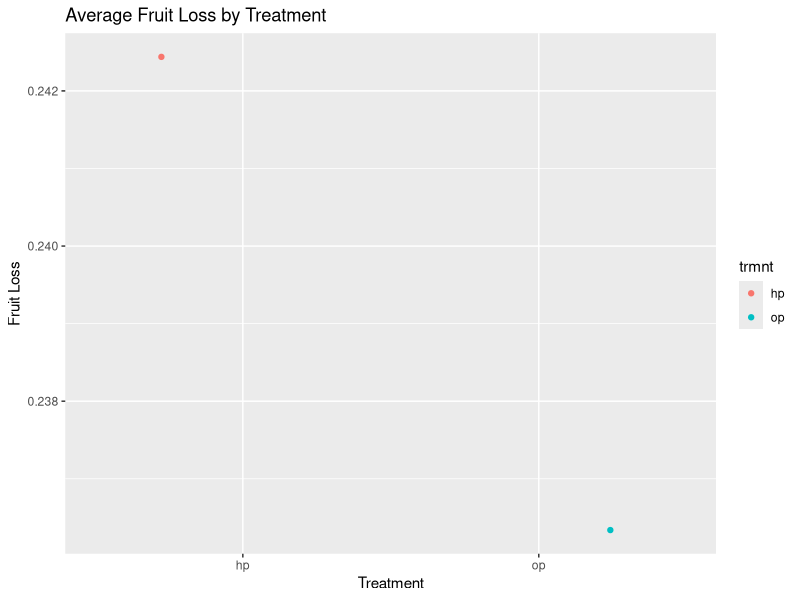
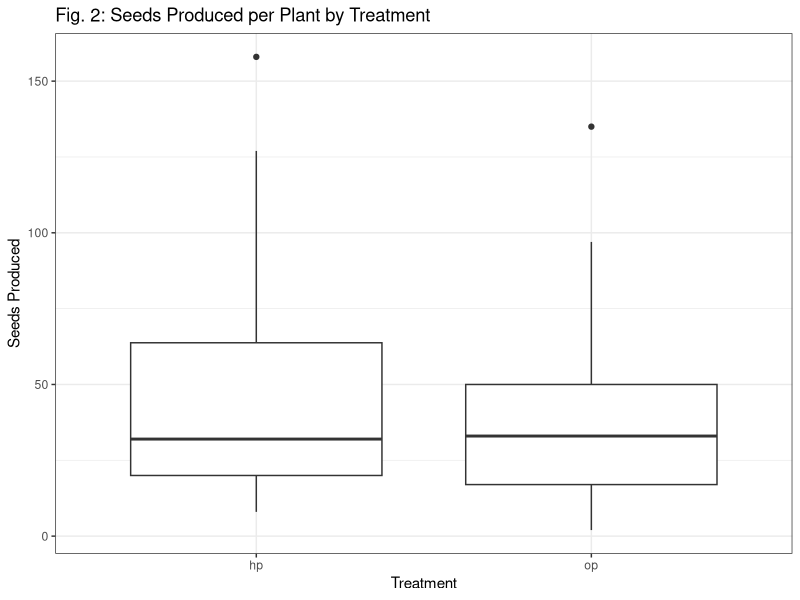
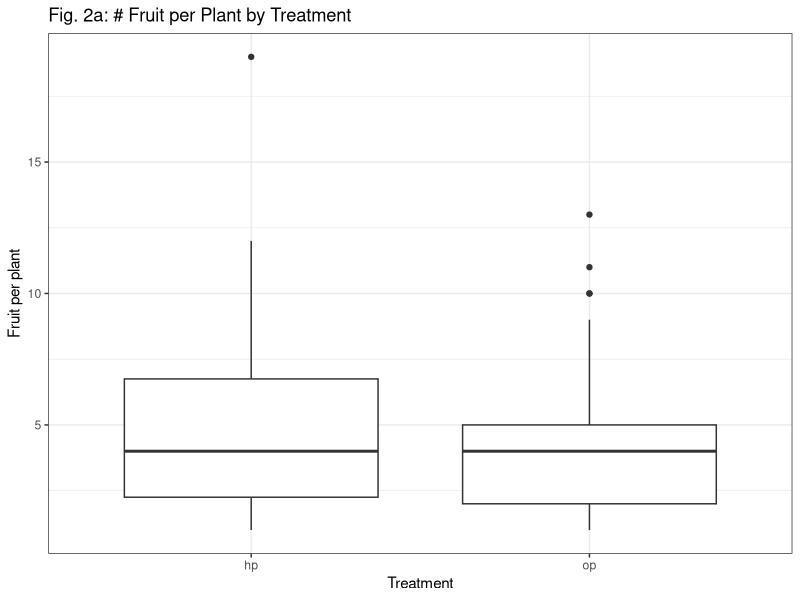
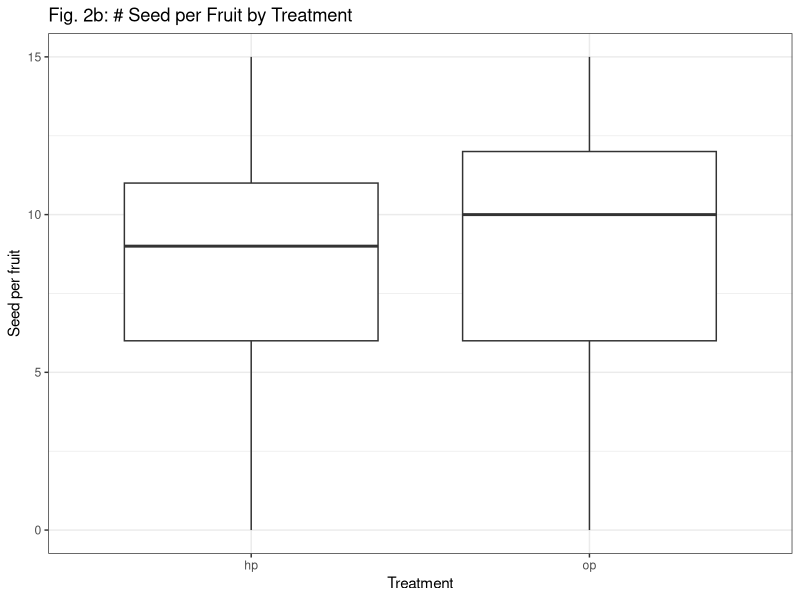
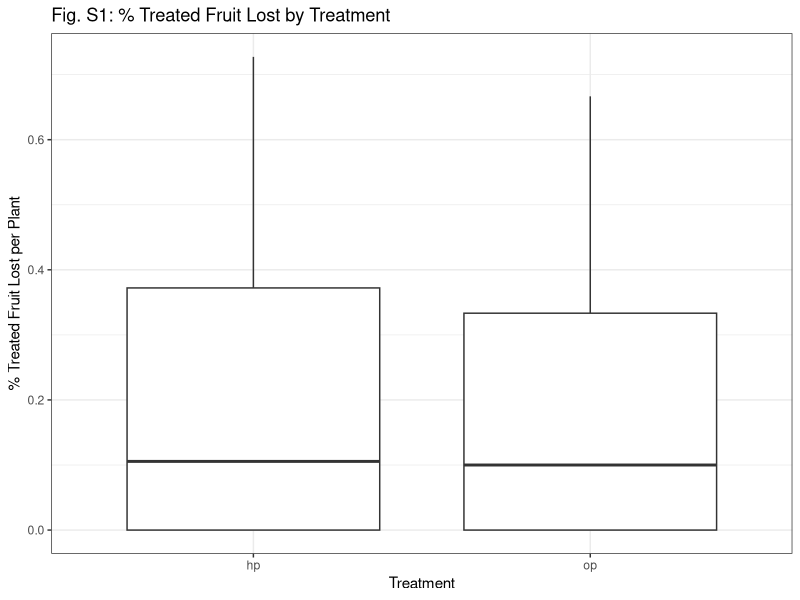
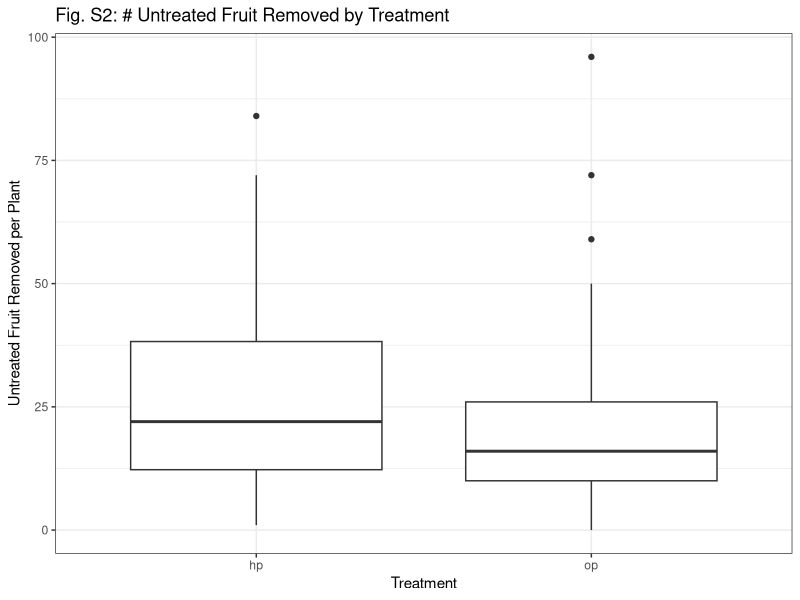
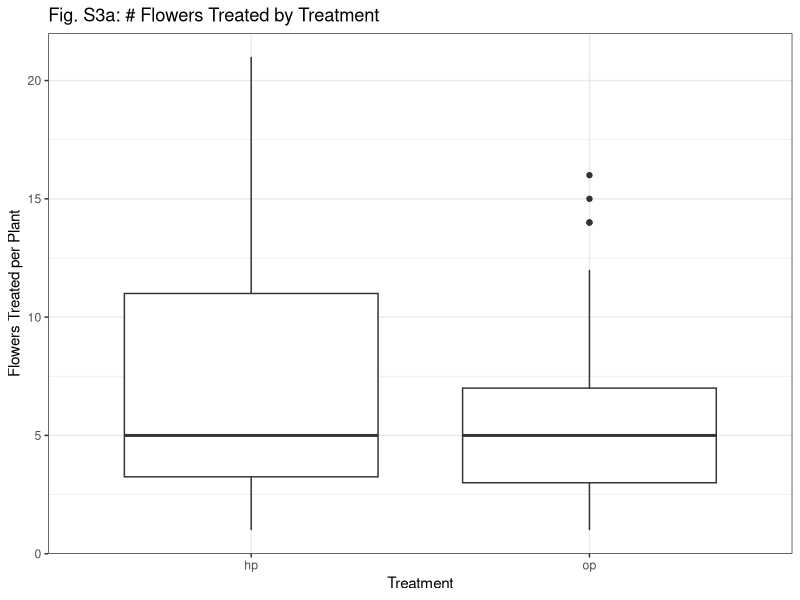
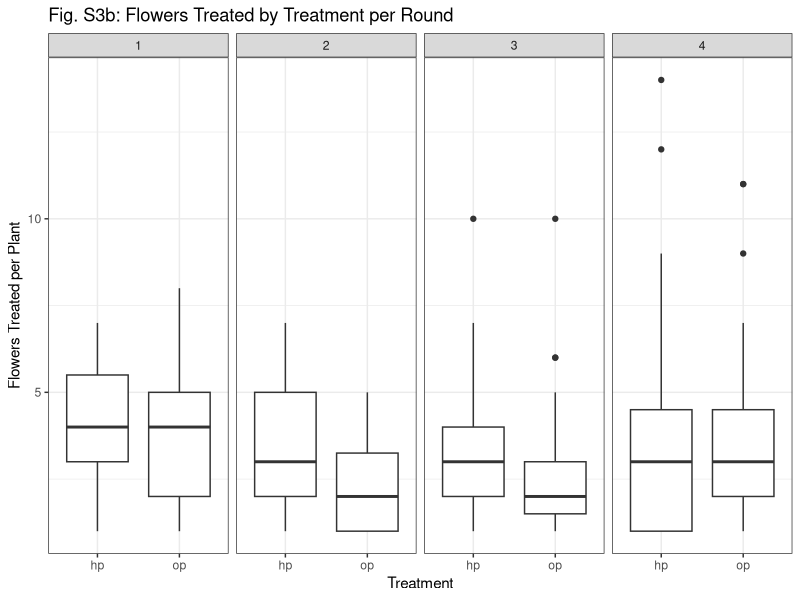

These figures' R source, in order: (Note: this script raises an error after producing the figures.)
### Jan 2019 code
#### data for summary tables and results section
library(tidyverse)
pollination<-read.csv("data/pollination_2017_pp_plant_trait.csv")
#upload seed data merged with the environmental data
seed_land<-read.csv("data/seed_land.csv")
seed_land<-seed_land%>%filter(plot=="hi")

# # of distinct plants used
pollination<-pollination%>%filter(plot=="hi")
n_distinct(pollination$ID) # of distinct plants

pollination%>% group_by(trmnt)%>% summarize(n_plants=n_distinct(ID)) # of times treated

# # of distinct plants we collected seed from
n_distinct(seed_land$ID)

# seed and fruit data summary
seed_tbl<-seed_land%>%
  filter(plot=="hi")%>% # select only the hi density plots
  group_by(trmnt)%>%
  summarise(n_plants=n_distinct(ID),n_fruit=n(),avg_seed=mean(total.seeds),median=median(total.seeds), 
                    sd=sd(total.seeds), var=var(total.seeds))
seed_tbl
mean(seed_tbl$n_fruit)
nrow(seed_land)


tot_seed_tbl<-seed_land%>%
  filter(plot=="hi")%>%
  group_by(trmnt,ID)%>%
  summarise(sum_seeds=sum(total.seeds), n_fruit=n())%>%
  group_by(trmnt)%>%
  summarise(n_plants=n(),total_fruit=sum(n_fruit),
            avg_n_fruit=mean(n_fruit), total_seeds=sum(sum_seeds),
            avg_sum_seeds=mean(sum_seeds), med_sum_seeds=median(sum_seeds),
            seeds_fruit=total_seeds/total_fruit,
            avg_seeds_fruit=avg_sum_seeds/avg_n_fruit)


# table of flowers treated, fruit recovered, and %fruit loss
flower_tbl<-seed_land%>%
  filter(plot=="hi")%>%
  group_by(trmnt,ID,round)%>%
  summarize(n_fruit=n(), n_flowers=(sum(flowers)/n()))%>%
  group_by(trmnt)%>%
    summarise(n_fruit_collected=sum(n_fruit),n_flowers_treated=sum(n_flowers),
              avg_fruit_coll=mean(n_fruit),avg_flowers_treated=mean(n_flowers),
              medfruit_coll=median(n_fruit),med_flowers_treated=median(n_flowers),
              frt_loss=1-(n_fruit_collected/n_flowers_treated))
ggplot(flower_tbl, aes(trmnt ,frt_loss, color=trmnt)) +geom_jitter()+ 
  labs(x="Treatment" ,y="Fruit Loss")+
  ggtitle("Average Fruit Loss by Treatment")

## table for untreated frt removal
mean_frt_rem<-seed_land%>%
  group_by(trmnt,ID,round)%>%
  summarize(frt_rem=(sum(frt_removed))/n())%>%
  group_by(trmnt,ID)%>%
  summarize(tot_frt_rem=sum(frt_rem))%>%
  group_by(trmnt)%>%
  summarize(mean_frt_rem=mean(tot_frt_rem), med_frt_rem=median(tot_frt_rem))

### PLOTS####



# fig 2. Boxplots of two treatments

#total seeds produced across all fruits collected for a plant 
seed_land%>%group_by(trmnt, ID)%>%
  summarize(sum_seed=sum(total.seeds))%>%
  ggplot(aes(trmnt ,sum_seed ))+geom_boxplot()+ theme_bw()+
  labs(x="Treatment" ,y="Seeds Produced")+
  ggtitle("Fig. 2: Seeds Produced per Plant by Treatment")
####

### Supplemental plots####

#fruits per plant
seed_land%>%
group_by(ID,trmnt)%>%
  summarize(n_fruit=n())%>%
  ggplot(aes(trmnt ,n_fruit)) +geom_boxplot()+ theme_bw()+
  labs(x="Treatment" ,y="Fruit per plant")+
  ggtitle("Fig. 2a: # Fruit per Plant by Treatment")
#seeds per fruit per plant
seed_land%>%
  ggplot(aes(trmnt ,total.seeds)) +geom_boxplot()+ theme_bw()+
  labs(x="Treatment" ,y="Seed per fruit")+
  ggtitle("Fig. 2b: # Seed per Fruit by Treatment")


#% treated fruit lost
seed_land%>%group_by(trmnt,ID,round)%>%
  summarize(n_fruit=n(), n_flowers=(sum(flowers)/n()))%>%
  group_by(trmnt,ID)%>%
  summarize(sum_fruit=sum(n_fruit), sum_flowers=sum(n_flowers),
            fruit_loss=1-(sum_fruit)/(sum_flowers))%>%
  ggplot(aes(trmnt ,fruit_loss))+geom_boxplot()+ theme_bw()+
  labs(x="Treatment" ,y="% Treated Fruit Lost per Plant")+
  ggtitle("Fig. S1: % Treated Fruit Lost by Treatment")
#supplement table 

# # fruit removed by trmnt
seed_land%>%
  group_by(trmnt,ID,round)%>%
  summarize(frt_rem=(sum(frt_removed))/n())%>%
  group_by(trmnt,ID)%>%
  summarize(tot_frt_rem=sum(frt_rem))%>%
  ggplot(aes(trmnt ,tot_frt_rem)) +geom_boxplot()+ theme_bw()+
  labs(x="Treatment" ,y="Untreated Fruit Removed per Plant")+
  ggtitle("Fig. S2: # Untreated Fruit Removed by Treatment")


## flower production total
seed_land%>%group_by(trmnt,ID,round)%>%
  summarize(n_fruit=n(), n_flowers=(sum(flowers)/n()))%>%
  group_by(trmnt,ID)%>%
  summarize(sum_fruit=sum(n_fruit), sum_flowers=sum(n_flowers),
            fruit_loss=1-(sum_fruit)/(sum_flowers))%>%
  ggplot(aes(trmnt ,sum_flowers))+geom_boxplot()+ theme_bw()+
  labs(x="Treatment" ,y="Flowers Treated per Plant")+
  ggtitle("Fig. S3a: # Flowers Treated by Treatment")



#3b
## flower production by round
seed_land%>%group_by(trmnt,ID,round)%>%
  summarize(n_fruit=n(), n_flowers=(sum(flowers)/n()))%>%
  ggplot(aes(trmnt ,n_flowers))+geom_boxplot()+ 
  facet_grid(.~round)+
theme_bw()+
  labs(x="Treatment" ,y="Flowers Treated per Plant")+
  ggtitle("Fig. S3b: Flowers Treated by Treatment per Round")
  
 ### didn't really change
  
  ##############
###############################
#pre 2019 code ## 
# Mostly tables but some plots
#########
  ### Pollinated Ovules /  Fruit

trmnt_tbl<-seed_land%>%
  group_by(round, ID,trmnt)%>%
  summarise(n_fruit=n(),n_flowers=sum(unique(flowers)),
            frt_loss=(1-(n_fruit/n_flowers)))%>% 
  group_by(ID,trmnt)%>%
  summarise(n_fruit=sum(n_fruit),n_flowers=sum(n_flowers),
            frt_loss=1-(n_fruit/n_flowers))=
  group_by(trmnt)%>%
  summarise(n_fruit=sum(n_fruit),n_flowers=sum(n_flowers),
            frt_loss=(1-(n_fruit/n_flowers))) 
  
ggplot(trmnt_tbl, aes(trmnt ,frt_loss, color=trmnt)) +geom_jitter()+ 
  labs(x="Treatment" ,y="Fruit Loss")+
  ggtitle("Average Fruit Loss by Treatment")


# table of mean, median, variance in poll_ovules

### These numbers seem to match Lee & Bazzaz 1982:
### Control plants in their study (no fruit removal) matured fruit w/ avg 11.3 ov and 11.1 devo seeds
### Plants with highest level of fruit removal (80% fruit removed) matured fruit w/ avg 9.9 ov and 8.2 seeds

### Other nuggets of info:
### We collected more HP fruit than OP fruit
### OP fruit had, on average, .5 more ovules than HP fruit.


# Pollinated Ovules/Total Ovules / Fruit

pollratio_tbl<-summarise(seed_land,fruit_count=n(), avg_pol=mean(poll_ovules/total.ovules), med_pol=median(poll_ovules/total.ovules),
                         var_pol=var(poll_ovules/total.ovules), sd_pol=sd(poll_ovules/total.ovules), 
                         coef_var_pol=(sd_pol/avg_pol))

pollratio_tbl



# Pollen Limitation (Total Ovules - Pollinated Ovules) / Fruit


pl_tbl<-summarise(seed_land,n_fruit=n(), avg=mean(poll_lim),median=median(poll_lim), 
                  sd=sd(poll_lim), var=var(poll_lim),coef_var=sd/avg)
pl_tbl




############
##### Site Response Variable Tables


#Total Seeds / Site

#Seeds collected per site

seed_site_total<- seed_land %>%
  group_by(site) %>%
  summarise(fruit_count = n(), seeds=sum(total.seeds),avg_seeds=mean(total.seeds), med_seeds=median(total.seeds),
            sd_seeds=sd(total.seeds), var_seeds=var(total.seeds))
seed_site_total

### seeds collected per site, round, and treatment

seed_site<- seed_land %>%
  group_by(site,prop.c,round,trmnt) %>%
  summarise(fruit_count = n(), seeds=sum(total.seeds),avg_seeds=mean(total.seeds), med_seeds=median(total.seeds),
            sd_seeds=sd(total.seeds), var_seeds=var(total.seeds))

seed_site



#Pollen Limitation / Site Table + Scatter plots

#Degree of pollen limitation (Poll ovules - total ovules) per fruit at the site level

### Pollen Limitation by site and round
pl_site<- seed_land %>%
  group_by(site,prop.c,trmnt) %>%
  summarise(fruit_count = n(), avg_pl=mean(poll_lim), med_pl=median(poll_lim),
            var_pl=var(poll_lim), sd_pl=sd(poll_lim), coef_var_pl=(sd_pl/avg_pl))


#ggplot(pl/site, aes(reorder(site,prop.c), avg_pl)) + geom_violin(draw_quantiles=.5) +ggtitle("avgPL by Site")
ggplot(pl_site, aes(prop.c,avg_pl,color=trmnt)) +geom_jitter() +
  ggtitle("Avg PL by % Development")+geom_smooth(method=lm,se=FALSE)

ggplot(pl_site, aes(prop.c,med_pl, color=trmnt)) +geom_point() +
  ggtitle("Med PL by % Development") +geom_smooth(method=lm,se=FALSE)


ggplot(pl_site, aes(prop.c,var_pl, color=trmnt)) +geom_point()+
  geom_smooth(method=lm, se=FALSE) +ggtitle("Variance in PL by % Development")


ggplot(pl_site, aes(prop.c,coef_var_pl)) +geom_point(aes(color=site)) +ggtitle("CV of PL by % Development")



####
# Pollinated Ovules / Site Table

#Number Ovules pollinated in a fruit at the site level

####
pol_ov_site<- seed_land %>%
  group_by(site,prop.c) %>%
  summarise(fruit_count = n(), avg_pol=mean(poll_ovules), med_pol=median(poll_ovules),
            var_pol=var(poll_ovules), sd_pol=sd(poll_ovules), coef_var_pol=(sd_pol/avg_pol))


ggplot(pol_ov_site, aes(prop.c,avg_pol)) +geom_point(aes(color=site)) +ggtitle("Avg Pol Ov by % Development")

ggplot(pol_ov_site, aes(prop.c,med_pol)) +geom_point(aes(color=site)) +ggtitle("Med Poll Ov by % Development")

ggplot(pol_ov_site, aes(prop.c,var_pol)) +geom_point(aes(color=site)) +ggtitle("Variance in Pol Ov by % Development")

ggplot(pol_ov_site, aes(prop.c,coef_var_pol)) +geom_point(aes(color=site)) +ggtitle("CV of Pol Ov by % Development")


# Pollinated Ovule/Virgin Ovules / Site & % Developed

#The proportion of available ovules pollinated in a fruit at the site level


polr_Site<- seed_land %>%
  group_by(site,prop.c,trmnt) %>%
  summarise(fruit_count=n(), avg_pol=mean(poll_ovules/total.ovules), med_pol=median(poll_ovules/total.ovules),
            var_pol=var(poll_ovules/total.ovules), sd_pol=sd(poll_ovules/total.ovules), 
            coef_var_pol=(sd_pol/avg_pol))



ggplot(pol_ratio_site , aes(prop.c,avg_pol)) +geom_point(aes(color=site))  

+ggtitle("Avg Pol Ratio by % Development")

ggplot(pol_ratio_site, aes(prop.c,med_pol)) +geom_point(aes(color=site)) +ggtitle("Med Poll Ov Ratio by % Development")

ggplot(pol_ratio_site, aes(prop.c,var_pol)) +geom_point(aes(color=site)) +ggtitle("Variance in Pol Ov Ratio by % Development")

ggplot(pol_ratio_site, aes(prop.c,coef_var_pol)) +geom_point(aes(color=site)) +ggtitle("CV of Pol Ov Ratio by % Development")           

######################################
# Big ole tables of response variables-->
#  Treatment/Site & % Developed
 # & Treatment/Site x Round & % Devo
####################################

### The ratio of pollinated ovules/total ovules and total - pollinated responses are decreasing 
### with increasing agricultural development around site.
### let's look at how treatments are influencing these results

### First let's build a big table including all response variables

#Running avg, med, var for each response variable:
# Pollinated Ovules/TOtal Ovules (pr), TotOv-PolOv (Topo), pollinated ovules (polov), and seed (seed)
### Maybe add total.seeds/total.ovules (so)??


trmnt_sitexx<- seed_land %>%# initially group by ID
  group_by(site,prop.c,plot,trmnt,ID) %>%
  summarise(fruit_count=n(), avg_pr=mean(poll_ovules/total.ovules), med_pr=median(poll_ovules/total.ovules),
            var_pr=var(poll_ovules/total.ovules), avg_topo=mean(total.ovules-poll_ovules),
           var_topo=var(total.ovules-poll_ovules),
            avg_polov=mean(poll_ovules), var_polov=var(poll_ovules), 
            avg_seed=mean(total.seeds), var_seed= var(total.seeds),avg_so=mean(total.seeds/total.ovules),
           var_so=var(total.seeds/total.ovules))%>%
#Now filter out plant with 1 observation, as these observations may skew the data
filter(fruit_count>1) %>%
  filter(plot=="hi")%>%
  group_by(site, prop.c,plot,trmnt)%>%
  summarise(fruit_count=sum(fruit_count), avg_pr=mean(avg_pr), med_pr=median(med_pr), 
            var_pr=mean(var_pr), avg_topo=mean(avg_topo), var_topo=mean(var_topo), 
            avg_polov=mean(avg_polov), var_polov=mean(var_polov), 
            avg_seed=mean(avg_seed), var_seed= mean(var_seed), avg_so=mean(avg_so), var_so=mean(var_so))


### Same table, but keep plants with 1 fruit
trmnt_site_1<- seed_land %>%# initially group by ID
  group_by(site,prop.c,plot,trmnt) %>%
  summarise(fruit_count=n(), avg_pr=mean(poll_ovules/total.ovules), med_pr=median(poll_ovules/total.ovules),
            var_pr=var(poll_ovules/total.ovules), avg_topo=mean(total.ovules-poll_ovules),
            var_topo=var(total.ovules-poll_ovules),
            avg_polov=mean(poll_ovules), var_polov=var(poll_ovules), 
            avg_seed=mean(total.seeds), var_seed= var(total.seeds), avg_so=mean(total.seeds/total.ovules),
            var_so=var(total.seeds/total.ovules))

#### Same tables, but with round also included

trmnt_site_rd<- seed_land %>%# initially group by ID
  group_by(site,round, prop.c,trmnt,ID) %>%
  summarise(fruit_count=n(), avg_pr=mean(poll_ovules/total.ovules), med_pr=median(poll_ovules/total.ovules),
            var_pr=var(poll_ovules/total.ovules), avg_topo=mean(total.ovules-poll_ovules),
            var_topo=var(total.ovules-poll_ovules),
            avg_polov=mean(poll_ovules), var_polov=var(poll_ovules), 
            avg_seed=mean(total.seeds), var_seed= var(total.seeds), avg_so=mean(total.seeds/total.ovules),
            var_so=var(total.seeds/total.ovules))%>%
  #Now filter out plant with 1 observation, as these observations may skew the data
  filter(fruit_count>1) %>%
  filter(plot=="hi")%>%
  group_by(site,round, prop.c,trmnt)%>%
  summarise(fruit_count=sum(fruit_count), avg_pr=mean(avg_pr), med_pr=median(med_pr), 
            var_pr=mean(var_pr), avg_topo=mean(avg_topo), var_topo=mean(var_topo), 
            avg_polov=mean(avg_polov), var_polov=mean(var_polov), 
            avg_seed=mean(avg_seed), var_seed= mean(var_seed),avg_so=mean(avg_so), var_so=mean(var_so))


### Same table, but keep plants with 1 fruit
trmnt_site_rd_1<- seed_land %>%# initially group by ID
  group_by(site,round,prop.c,trmnt) %>%
  summarise(fruit_count=n(), avg_pr=mean(poll_ovules/total.ovules), med_pr=median(poll_ovules/total.ovules),
            var_pr=var(poll_ovules/total.ovules), avg_topo=mean(total.ovules-poll_ovules),
            var_topo=var(total.ovules-poll_ovules),
            avg_polov=mean(poll_ovules), var_polov=var(poll_ovules), 
            avg_seed=mean(total.seeds), var_seed= var(total.seeds),avg_so=mean(total.seeds/total.ovules),
            var_so=var(total.seeds/total.ovules))

####################
#### Plots ####
########################
######

### Site only plots#####

#########
### Polr

### Plot of avg polr
ggplot(trmnt_sitexx, aes(prop.c,avg_pr, color=trmnt)) +geom_point()+
  ggtitle("Avg Pol Ratio by % Development") +geom_smooth(method=lm,se=FALSE)
### Intercept HP ~ .85, Intercept OP ~.9 
### Slope is slightly lower in op
### As prop.c increases avg polr (pollinated ovules/total Ovules) decreases
### this decrease is more intense in op but never crosses hp line
### Adding CIs shows significant overlap
### PR starts at difference of ~.05 between hp and op
### Or ~.55 fewer ovules for hp fruit
### This reduces down to a ~.01-.02 difference in hp and op PR at high develpment
### Or ~.11-.22 fewer ovules for hp fruit.


### Now compare if we drop single fruits
ggplot(trmnt_site, aes(prop.c,avg_pr, color=trmnt)) +geom_point()+
  ggtitle("Avg Pol Ratio by % Development") +geom_smooth(method=lm,se=FALSE)
### Now slopes are effectively equal. OP intercept is a little lower as well.
### Interpretation: pr in hp is ~ .03-.05 less than op. 
### There were ~11 total ovules per fruit, so this works out to ~.33-.55 fewer pollinated ovules in HP fruit
###
### Plot of var polr without dropping single fruit plants  
ggplot(trmnt_site_1, aes(prop.c,var_pr, color=trmnt)) +geom_point() +
  ggtitle("Variance in Pol Ov Ratio by % Development") +geom_smooth(method=lm, se=FALSE)
### Intercept higher for hp, indicating treating flowers added a small amount of variability
### but slope higher in op, leading to higher variability at higher prop.c
### So, prop.c had a marginally stronger effect on op plant PR. 
### had there been pollen limitation we would notice either a sharper slope for OP or a higher intercept
### in general variability seems low.
##


ggplot(trmnt_site, aes(prop.c,var_pr, color=trmnt)) +geom_point() +
  ggtitle("Variance in Pol Ov Ratio by % Development") +geom_smooth(method=lm, se=FALSE)

##Slope in HP plants almost 0. 
#Indicates there was just some variability inherent for treating across all propc
## Slope in op higher. Indicates variability grows with increasing prop.c, approaching variability in treating
# Intercepts ~ .043 HP and ~.0225 OP.
## Biggest change was to Staples, which seems to have had many single fruit plants 
# Takeaway: The amount of variability added by treatment exceeds that created by the gradient
# Prop. c didn't influence HP plants, indicating HP treatments were likely consistently effective
# BUT they seem to have been marginally detrimental to pollination of ovules.

###############
### Seed Set


ggplot(trmnt_site_1, aes(prop.c,avg_seed, color=trmnt)) +geom_point()+
  ggtitle("Avg Seed per fruit by % Development") +geom_smooth(method=lm,se=FALSE)
### INTERP:


### Now compare if we drop single fruits
ggplot(trmnt_sitexx, aes(prop.c,avg_seed, color=trmnt)) +geom_point()+
  ggtitle("Avg Seed per fruit by % Development") +geom_smooth(method=lm,se=FALSE)
### INTERP: ~.5 fewer seeds in hp at lowest pop.c, to 0 difference at highest prop.c
### HP treatment consistent, but either depressed sed set slightly 
### OR plant level effects and low sample size are skewing prop.c effect (probs a little of both)

ggplot(trmnt_site_1, aes(prop.c,var_seed, color=trmnt)) +geom_point() +
  ggtitle("Variance in seed per fruitRatio by % Development") +geom_smooth(method=lm, se=FALSE)
### INTERP: var same for op & hp at intercept but slope higher for op.
### hp treatment doesn't mute the effect of prop.c, small sample size may be skewing +plant level effects


ggplot(trmnt_site, aes(prop.c,var_seed, color=trmnt)) +geom_point() +
  ggtitle("Variance in seed/fruit % Development") +geom_smooth(method=lm, se=FALSE)
### Interp:
### Doesn't seem to be a relationship. lots of variability in one site.
### 


#########
##### topo 


ggplot(trmnt_site_1, aes(prop.c,avg_topo, color=trmnt)) +geom_point()+
  ggtitle("Avg total - pollinated ovules per fruit by % Development") +geom_smooth(method=lm,se=FALSE)
### INTERP: hp treatment fruit ~.4-.5 fewer ovules at low prop.c to .1 or less at high.


### Now compare if we drop single fruits
ggplot(trmnt_sitexx, aes(prop.c,avg_topo, color=trmnt)) +geom_point()+
  ggtitle("Avg total - pollinated ovules per fruit by % Development") +geom_smooth(method=lm,se=FALSE)
### INTERP: slopes decreased after dropping single fruits
### hp treatment fruit cosistently .3-.4 ovules fewer than op fruit

ggplot(trmnt_site_1, aes(prop.c,var_topo, color=trmnt)) +geom_point() +
  ggtitle("Variance in total- pollinated ovules per fruit by % Development") +geom_smooth(method=lm, se=FALSE)
### INTERP: Var increases for both treatments, slightly quicker for op.

ggplot(trmnt_site, aes(prop.c,var_topo, color=trmnt)) +geom_point() +
  ggtitle("Variance in Total -pollinated ovules per fruit by % Development") +geom_smooth(method=lm, se=FALSE)

### Interp: var higher in hp by a large amount once you get rid of singletons...
### topo may follow negative binomial; plot looks similar to averages
### so higher levels of topo have a higher level of variability **in general**
### We'll see if this holds


#####
## Polov


ggplot(trmnt_site_1, aes(prop.c,avg_polov, color=trmnt)) +geom_point()+
  ggtitle("Avg pollinated ovules per fruit by % Development") +geom_smooth(method=lm,se=FALSE)
### INTERP: 9 pollinated ovules per fruit in hp plants versus 10 at sites with low development
## much sharper slope in op plants


### Now compare if we drop single fruits
ggplot(trmnt_sitexx, aes(prop.c,avg_polov, color=trmnt)) +geom_point()+
  ggtitle("Avg pollinated ovules by % Development") +geom_smooth(method=lm,se=FALSE)
### INTERP: slopes decreased after dropping single fruits
### almost complete flat slope in hp fruits; about 8.7 ovules per fruit at all levels of prop.c
### compared to op frits that have about 9.6 ovules per fruit down to 8.7 at high prop.c 
### treatments were consistent, but slightly depressed seed set 
### OR site level effects are skewing that level of development
### OR plant level effects and who the fruit are coming form is drivng data
###

ggplot(trmnt_site_1, aes(prop.c,var_polov, color=trmnt)) +geom_point() +
  ggtitle("Variance in pollinated ovules by % Development") +geom_smooth(method=lm, se=FALSE)
### INTERP: var same for op & hp at intercept but slope higher for op.
### hp treatment doesn't mute the effect of prop.c, small sample size may be skewing +plant level effects


ggplot(trmnt_site, aes(prop.c,var_polov, color=trmnt)) +geom_point() +
  ggtitle("Variance in pollinated ovules by % Development") +geom_smooth(method=lm, se=FALSE)
### Interp: variance starts out low in op plants but shoots up over that of hp plants






###Site X Round plots

### topo

ggplot(trmnt_site_rd_1, aes(prop.c,avg_topo, color=trmnt)) +geom_point()+facet_grid(.~round)+
  ggtitle("Avg total - pollinated ovules per fruit by % Development") +geom_smooth(method=lm,se=FALSE)
### INTERP: All over the damn place


### Now compare if we drop single fruits
ggplot(trmnt_site_rd, aes(prop.c,avg_topo, color=trmnt)) +geom_point()+facet_grid(.~round)+
  ggtitle("Avg total - pollinated ovules per fruit by % Development") +geom_smooth(method=lm,se=FALSE)
### INTERP: 

ggplot(trmnt_site_rd_1, aes(prop.c,var_topo, color=trmnt)) +geom_point() +facet_grid(.~round)+
  ggtitle("Variance in total- pollinated ovules per fruit by % Development") +geom_smooth(method=lm, se=FALSE)
### INTERP: Variance in rd one hp fruit declines at higher values of prop.

ggplot(trmnt_site_rd, aes(prop.c,var_topo, color=trmnt)) +geom_point() +facet_grid(.~round)+
  ggtitle("Variance in Total -pollinated ovules per fruit by % Development") +geom_smooth(method=lm, se=FALSE)

########
### Polr

### Plot of avg polr


ggplot(trmnt_site_rd_1, aes(prop.c,avg_pr, color=trmnt)) +geom_point()+ facet_grid(.~round)+
  ggtitle("Avg Pol Ratio by % Development") +geom_smooth(method=lm,se=FALSE)

### 

### Now compare if we drop single fruits
ggplot(trmnt_site_rd, aes(prop.c,avg_pr, color=trmnt)) +geom_point()+ facet_grid(.~round)+
  ggtitle("Avg Pol Ratio by % Development (Drop Single Fruits)") +geom_smooth(method=lm,se=FALSE)



### Plot of var polr without dropping single fruit plants  
ggplot(trmnt_site_rd_1, aes(prop.c,var_pr, color=trmnt)) +geom_point() +facet_grid(.~round)+
  ggtitle("Variance in Pol Ov Ratio by % Development") +geom_smooth(method=lm, se=FALSE)



ggplot(trmnt_site_rd, aes(prop.c,var_pr, color=trmnt)) +geom_point() +facet_grid(.~round)+
  ggtitle("Variance in Pol Ov Ratio by % Development (Drop Single Fruits)") +geom_smooth(method=lm, se=FALSE)

# Variance very high in round 4, particularly in op fruit
# Variance in general low
#
ggplot(trmnt_site_rd_1, aes(prop.c,avg_seed, color=trmnt)) +geom_point()+facet_grid(.~round)+
  ggtitle("Avg Seed per fruit by % Development") +geom_smooth(method=lm,se=FALSE)
### INTERP:



### Now compare if we drop single fruits
ggplot(trmnt_site_rd, aes(prop.c,avg_seed, color=trmnt)) +geom_point()+facet_grid(.~round)+
  ggtitle("Avg Seed per fruit by % Development") +geom_smooth(method=lm,se=FALSE)


ggplot(trmnt_site_rd_1, aes(prop.c,var_seed, color=trmnt)) +geom_point() +facet_grid(.~round)+
  ggtitle("Variance in seed per fruitRatio by % Development") +geom_smooth(method=lm, se=FALSE)


ggplot(trmnt_site_rd, aes(prop.c,var_seed, color=trmnt)) +geom_point() +
  ggtitle("Variance in seed/fruit % Development") +geom_smooth(method=lm, se=FALSE)





#########################################
#########################################


#######
### Plant Level Response Variables==> generate tables and pass models
####

### Diff in HP-OP####

##First we need to generate averages and totals for each plot for each response variable we're interested in
HPOP_plant<-seed_land %>%
  group_by(prop.c,site,plot, trmnt)%>% 
  summarise(fruit_count=n(),seed_total=sum(total.seeds), avg_seeds=mean(total.seeds),
            total_pol=sum(poll_ovules),avg_pol=mean(poll_ovules))%>%

  filter(plot=="hi")

HPOP_plot<-HPOP_plant %>%
summarise(seed_diff= (seed_total[trmnt=="hp"])-(seed_total[trmnt=="op"]), 
          avg_seed_diff=(avg_seeds[trmnt=="hp"])-(avg_seeds[trmnt=="op"]),
          pollov_diff=(total_pol[trmnt=="hp"])-(total_pol[trmnt=="op"]),
          avg_pollov_diff=(avg_pol[trmnt=="hp"])-(avg_pol[trmnt=="op"] ))
   
### DROP LO DENSITY FRUIT        
##First we need to generate averages and totals for each plot for each response variable we're interested in
HPOP_droplo<-seed_land %>%
  group_by(prop.c,site,plot,trmnt,ID)%>% 
  summarise(fruit_count=n(),seed_total=sum(total.seeds), avg_seeds=mean(total.seeds),
            total_pol=sum(poll_ovules),avg_pol=mean(poll_ovules)) %>%
  #Now we need to pass this table to a new argument that will subtract the OP row from the HP row 
  #(or vice versa)
  # We should drop the low density treatment fruit from this to make the  observations more consistent
  filter(plot=="hi")%>%
  summarise(seed_diff= (seed_total[trmnt=="hp"])-(seed_total[trmnt=="op"]), 
            avg_seed_diff=(avg_seeds[trmnt=="hp"])-(avg_seeds[trmnt=="op"]),
            pollov_diff=(total_pol[trmnt=="hp"])-(total_pol[trmnt=="op"]),
            avg_pollov_diff=(avg_pol[trmnt=="hp"])-(avg_pol[trmnt=="op"] ))




### intact data set
ggplot(HPOP_plot, aes(prop.c,avg_seed_diff)) +geom_point()+
  ggtitle("Avg diff in seed between trmnts by % Development") +geom_smooth(method=lm,se=FALSE)

### droplow density
ggplot(HPOP_droplo, aes(prop.c,avg_seed_diff)) +geom_point()+
  ggtitle("Avg diff in seed between trmnts by % Development (Drop low)") +geom_smooth(method=lm,se=FALSE)

### intact data set
ggplot(HPOP_plot, aes(prop.c,avg_pollov_diff)) +geom_point()+
  ggtitle("Avg diff in pollovs between trmnts by % Development") +geom_smooth(method=lm,se=FALSE)

### droplow density
ggplot(HPOP_droplo, aes(prop.c,avg_pollov_diff)) +geom_point()+
  ggtitle("Avg diff in pollovs between trmnts by % Development (Drop low)") +geom_smooth(method=lm,se=FALSE)







 #seeds_op=sum(total.seeds [which(seed_land$trmnt=="op"),]), HPOP=seeds_hp-seeds_op)

ggplot(seed_plant,aes(trmnt,avg_seeds))+geom_violin(draw_quantiles=.5)
ggplot(seed_plant,aes(trmnt,med_seeds))+geom_violin(draw_quantiles=.5)

ggplot(seed_plant,aes(prop.c,med_seeds))+geom_jitter(aes(color=site))
ggplot(seed_plant,aes(prop.c,avg_seeds))+geom_jitter(aes(color=site))
ggplot(seed_plant,aes(prop.c,var_seeds))+geom_jitter(aes(color=site))
ggplot(seed_plant,aes(prop.c,CV_seeds))+geom_jitter(aes(color=site))


#Total seeds collected / plant


seed_plant<- seed_land %>%
  group_by(prop.c,site,ID, trmnt)%>%
  summarise(fruit_count=n(),seed_total=sum(total.seeds), avg_seeds=mean(total.seeds), med_seeds=median(total.seeds), 
            var_seeds=var(total.seeds), sd_seeds=sd(total.seeds), CV_seeds=sd_seeds/avg_seeds)

ggplot(seed_plant,aes(trmnt,avg_seeds))+geom_violin(draw_quantiles=.5)
ggplot(seed_plant,aes(trmnt,med_seeds))+geom_violin(draw_quantiles=.5)

ggplot(seed_plant,aes(prop.c,med_seeds))+geom_jitter(aes(color=site))
ggplot(seed_plant,aes(prop.c,avg_seeds))+geom_jitter(aes(color=site))
ggplot(seed_plant,aes(prop.c,var_seeds))+geom_jitter(aes(color=site))
ggplot(seed_plant,aes(prop.c,CV_seeds))+geom_jitter(aes(color=site))



#Pollinated Ovules / Plant table


### Pollinated ovules x plant table
pollov_plant<-seed_land %>%
  group_by(site,round, prop.c,ID,trmnt)%>%
  summarise(fruit_count=n(), avg_pol=mean(poll_ovules), med_pol=median(poll_ovules),
            var_pol=var(poll_ovules), sd_pol=sd(poll_ovules), cv_pol=(sd_pol/avg_pol))

ggplot(pollov_plant, aes(trmnt,med_pol)) +geom_violin(draw_quantiles=.5) +ggtitle("Plant lvl Avg of Pol Ovs by treatment")

ggplot(pollov_plant, aes(trmnt,med_pol)) +geom_violin(draw_quantiles=.5) +ggtitle("Plant lvl median of Pol Ovs by treatment")

ggplot(pollov_plant, aes(trmnt,var_pol)) +geom_violin(draw_quantiles=.5) +ggtitle("Var Estimate of Pol Ovs by treatment")
ggplot(pollov_plant, aes(trmnt,cv_pol)) +geom_violin(draw_quantiles=.5) +ggtitle("Cv of Pol Ovs by treatment")

ggplot(pollov_plant, aes(prop.c,avg_pol)) +geom_jitter(aes(color=site)) 
ggplot(pollov_plant, aes(prop.c,med_pol)) +geom_jitter(aes(color=site)) 

ggplot(pollov_plant, aes(prop.c,var_pol)) +geom_jitter(aes(color=site)) 

ggplot(pollov_plant, aes(prop.c,cv_pol)) +geom_jitter(aes(color=site))


#Pollinated Ovule Ratio / Plant table

pol_ratio_plant<-seed_land %>%
  group_by(site,round, prop.c, ID,trmnt)%>% 
  summarise(fruit_count=n(), avg_pol=mean(poll_ovules/total.ovules), med_pol=median(poll_ovules/total.ovules),
            var_pol=var(poll_ovules/total.ovules), sd_pol=sd(poll_ovules/total.ovules), 
            coef_var_pol=sd_pol/avg_pol)

ggplot(pol_ratio_plant, aes(trmnt,avg_pol)) +geom_violin(draw_quantiles=.5)+
  ggtitle(" Mean Ratio of Pollinated Ovules per Treatment")

ggplot(pol_ratio_plant, aes(trmnt,avg_pol)) +geom_violin(draw_quantiles=.5)+
  ggtitle(" Median Ratio of Pollinated Ovules per Treatment")

ggplot(pol_ratio_plant, aes(trmnt,avg_pol)) +geom_violin(draw_quantiles=.5)+
  ggtitle(" Var of Ratio of Pollinated Ovules per Treatment")

ggplot(pol_ratio_plant, aes(trmnt,avg_pol)) +geom_violin(draw_quantiles=.5)+
  ggtitle(" CV of Ratio of Pollinated Ovules per Treatment")

ggplot(pol_ratio_plant, aes(prop.c,avg_pol)) +geom_jitter(aes(color=site))+
  ggtitle("Change in Mean Ratio of Pollinated Ovule with % Developed")
ggplot(pol_ratio_plant, aes(prop.c,med_pol)) +geom_jitter(aes(color=site))+
  ggtitle("Change in Median Ratio of Pollinated Ovule with % Developed")
ggplot(pol_ratio_plant, aes(prop.c,var_pol)) +geom_jitter(aes(color=site))+
  ggtitle("Change in Ratio of Pollinated Ovule Variance with % Developed")
ggplot(pol_ratio_plant, aes(prop.c,coef_var_pol)) +geom_jitter(aes(color=site)) +
  ggtitle("Change in Ratio of Pollinated Ovule CV with % Developed")



#Pollen Limitation / Plant table


pl_plant<-seed_land%>%
  group_by(site,round, prop.c,ID,trmnt)%>%
  summarise(frt_coll=n(),trtd_flwrs=sum(unique(flowers)),frt_flw_ratio= frt_coll/trtd_flwrs,
            avg_pl=mean(poll_lim), med_pl=median(poll_lim),
            sd_pl=sd(poll_lim), var_pl=var(poll_lim), cv_pl=(sd_pl/avg_pl))

pl_plant%>%
  ggplot( aes(trmnt,avg_pl)) +geom_violin(draw_quantiles=.5)+
  ggtitle(" Mean Pollen Limitation per Treatment")

pl_plant%>%
  ggplot(aes(trmnt,med_pl)) +geom_violin(draw_quantiles=.5)+
  ggtitle(" Median Pollen Limitation per Treatment")

pl_plant%>%
  ggplot( aes(trmnt,var_pl)) +geom_violin(draw_quantiles=.5)+
  ggtitle(" Var of Pollen Limitation per Treatment")

pl_plant%>%
  ggplot( aes(trmnt,cv_pl)) +geom_violin(draw_quantiles=.5)+
  ggtitle(" CV of Pollen Limitation per Treatment")
pl_plant%>%
  ggplot( aes(prop.c,avg_pl)) +geom_jitter(aes(color=site))+
  ggtitle("Change in Mean PL with % Developed")

pl_plant%>%
  ggplot( aes(prop.c,med_pl)) +geom_jitter(aes(color=site))+
  ggtitle("Change in Median PL with % Developed")

pl_plant%>%
  ggplot( aes(prop.c,var_pl)) +geom_jitter(aes(color=site))+
  ggtitle("Change in PL Variance with % Developed")

pl_plant%>%
  ggplot(aes(prop.c,cv_pl)) +geom_jitter(aes(color=site)) +
  ggtitle("Change in PL CV with % Developed")


### HP- OP 



#purrr
##### Not sure if this is actually useful without a bit more work on manipulating the table
# let's group fruits by plant

n_distinct(seed_land$ID) # # of unique plants we collected seeds from
n_seeds <- seed_land %>% # pipeline passes outpute from this line of code to next line, simplifying code
  group_by(ID) %>% #I've passed the seed_land df to this line, and would like to group it by the unique ID of the plant
  mutate(.,coll_fruits=n())%>% # number of fruit collected per plant
  nest() 
nrow(n_seeds) # should match n_distinct from seed_land df


#use unnest to pull the nested dataframe back into shape.


##m_seeds is a nested data frame containing all of the fruit seed count data for a given plant'


### # of fruit collected at each site, the average number of fruit per plant, median, etc.

###plot fruit count data for each treatment and round!


ggplot(m_seeds,aes(trmnt,(coll_fruits)))+geom_violin(aes(color=trmnt)) 



#################
# We can aslo pass n_seeds through a function using mutate and map to count fruit per plant
count_f <- function(df)
  {count=nrow(df)} ## function that counts number of fruit for a given plant

m_seeds <- n_seeds%>%
  mutate(coll_fruit = map(data, count_f))%>%
  nest()# use mutate and map to apply function to n_seeds
length(m_seeds$coll_fruit) #length should match number of rows from n_seeds

### However, this creates a separate column not included within the original nested dataframe.
